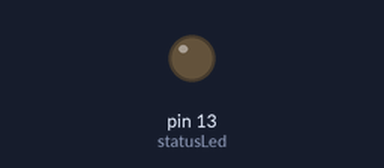
A sketch run on a simulated Teensy 4. On the bench: output pins drawn as LEDs (lit = HIGH).

Above: at 0.1 s.
Timing chart, 0 to 1.8 s (numbered marks = the images above):
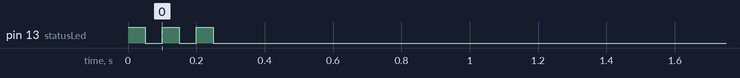

The sketch:

Hive_Firmware_V1.ino
```cpp
//Libraries
#include <XBee.h> //XBee library

//XBee Preamble - Intialize XBee information
#define SXSerial Serial3                                          //Teensy Ports 9/RX2 and 10/TX2
XBee SXxbee = XBee();
XBeeResponse response = XBeeResponse();
ZBRxResponse rx = ZBRxResponse();

//Tablet Preamble
#define TabletSerial Serial                                       //USB Serial

int statusLed = 13;
uint8_t payload[83] = {0,0,0,0,0,0,0,0,0,0,0,0,0,0,0,0,0,0,0,0,0,0,0,0,0,0,0,0,0,0,0,0,0,0,0,0,0,0,0,0,0,0,0,0,0,0,0,0,0,0,0,0,0,0,0,0,0,0,0,0,0,0,0,0,0,0,0,0,0,0,0,0,0,0,0,0,0,0,0,0,0,0,0};

void setup() {
  // put your setup code here, to run once:
  SXSerial.begin(9600);
  SXxbee.setSerial(SXSerial);
  TabletSerial.begin(9600);
  pinMode(statusLed,OUTPUT);
  flashLed(statusLed,3,50);
}

void loop() {
  // put your main code here, to run repeatedly:
  SXxbee.readPacket();
  if(SXxbee.getResponse().getApiId() == ZB_RX_RESPONSE){          //Check that we have an appropriate response
    SXxbee.getResponse().getZBRxResponse(rx);                     //Read response
    for(int i = 0; i < rx.getDataLength(); i++){
      payload[i] = rx.getData()[i];                             //Read payload into array
    }
      for(int i = 0; i < 83; i++){
        TabletSerial.write(payload[i]);                             //Read payload into array
      }


  }
  delay(50);
}

//Debug function to flash onboard Teensy LED
void flashLed(int pin, int times, int wait) {
  for (int i = 0; i < times; i++) {
    digitalWrite(pin, HIGH);
    delay(wait);
    digitalWrite(pin, LOW);

    if (i + 1 < times) {
      delay(wait);
    }
  }
}
```
